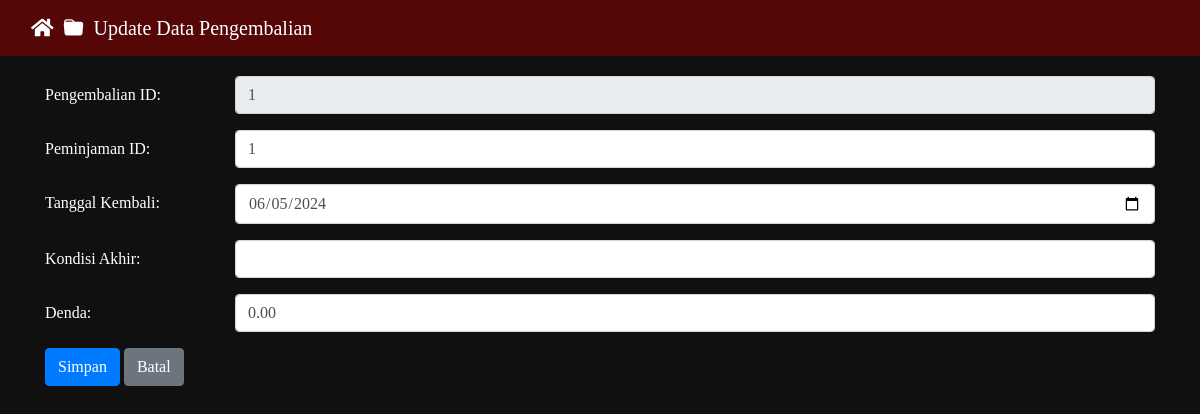
The app's page /lainnya/pengembalian/pengembalian/updatepengembalian.php?pengembalian_id=1 with its own data.
### tables this page shows
CREATE TABLE `pengembalian` (
  `pengembalian_id` int(11) NOT NULL,
  `peminjaman_id` int(11) DEFAULT NULL,
  `tanggal_kembali` date NOT NULL,
  `kondisi_Akhir` text DEFAULT NULL,
  `denda` decimal(10,2) DEFAULT NULL
);

### lainnya/pengembalian/pengembalian/updatepengembalian.php (the view, shortened to what this page needs)
<?php
include 'config.php';
$data = [];
if(isset($_GET['pengembalian_id'])) {
    $pengembalianid = $_GET['pengembalian_id'];
    $sql = "SELECT * FROM pengembalian WHERE pengembalian_id = ?";
    $stmt = mysqli_prepare($config, $sql);
    mysqli_stmt_bind_param($stmt, "i", $pengembalianid);
    mysqli_stmt_execute($stmt);
    $result = mysqli_stmt_get_result($stmt);
    $data = mysqli_fetch_assoc($result);
}
?>
<!DOCTYPE html>
<html lang="en">
<head>
    <link rel="stylesheet" href="https://maxcdn.bootstrapcdn.com/bootstrap/4.0.0/css/bootstrap.min.css">
    <link rel="stylesheet" href="https://cdnjs.cloudflare.com/ajax/libs/font-awesome/5.15.4/css/all.min.css">
    <link rel="stylesheet" href="https://cdnjs.cloudflare.com/ajax/libs/bootstrap-icons/1.8.1/font/bootstrap-icons.min.css">
</head>
<body>
    <div class="container-fluid" id="navbar-container">
        <nav class="navbar navbar-expand-lg navbar-light">
            <a class="navbar-brand" href="#">
                <i class="fas fa-home"></i>
                <i class="bi bi-folder-fill"></i>
                Update Data Pengembalian
            </a>
        </nav>
    </div>
    <div class="container">
        <form method="POST">
            <div class="form-group row">
                <label for="pengembalian-id" class="col-sm-2 col-form-label">Pengembalian ID:</label>
                <div class="col-sm-10">
                    <input type="text" class="form-control" id="pengembalian-id" name="pengembalianid" placeholder="Enter Pengembalian ID" value="<?= isset($data['pengembalian_id']) ? $data['pengembalian_id'] : '' ?>" readonly>
                </div>
            </div>
            <div class="form-group row">
                <label for="peminjaman-id" class="col-sm-2 col-form-label">Peminjaman ID:</label>
                <div class="col-sm-10">
                    <input type="text" class="form-control" id="peminjaman-id" name="peminjamanid" placeholder="Enter Peminjaman ID" value="<?= isset($data['peminjaman_id']) ? $data['peminjaman_id'] : '' ?>">
                </div>
            </div>
            <div class="form-group row">
                <label for="tanggal-kembali" class="col-sm-2 col-form-label">Tanggal Kembali:</label>
                <div class="col-sm-10">
                    <input type="date" class="form-control" id="tanggal-kembali" name="tanggalkembali" value="<?= isset($data['tanggal_kembali']) ? $data['tanggal_kembali'] : '' ?>">
                </div>
            </div>
            <div class="form-group row">
                <label for="kondisiakhir" class="col-sm-2 col-form-label">Kondisi Akhir:</label>
                <div class="col-sm-10">
                    <input type="text" class="form-control" id="kondisiakhir" name="kondisiakhir" value="<?= isset($data['kondisi_akhir']) ? $data['kondisi_akhir'] : '' ?>">
                </div>
            </div>
            <div class="form-group row">
                <label for="denda" class="col-sm-2 col-form-label">Denda:</label>
                <div class="col-sm-10">
                    <input type="text" class="form-control" id="denda" name="denda" required value="<?= isset($data['denda']) ? $data['denda'] : '' ?>">
                </div>
            </div>
            <div class="form-group row">
            <div class="col-sm-10">
                    <input type="submit" name="ubah" value="Simpan" class="btn btn-primary">
                    <button type="button" class="btn btn-secondary" onclick="window.location.href='Pengembalian.php'">Batal</button>
                </div>
            </div>
        </form>
    </div>
</body>
</html>

### lainnya/pengembalian/pengembalian/updatepengembalian.php (style rules this page uses)
body { font-family: Inknut Antiqua; background-color: #101010; }
#navbar-container { background-color: rgb(85, 6, 6); margin-bottom: 20px; }
.navbar-brand { color: white !important; display: flex; align-items: center; }
.navbar-brand i { margin-right: 10px; }
form label { width: 150px; text-align: left; color: white; }
.form-group { margin-bottom: 1rem; }

### records on screen
pengembalian: pengembalianid "1", peminjamanid "1", tanggalkembali "06/05/2024", denda "0.00"
